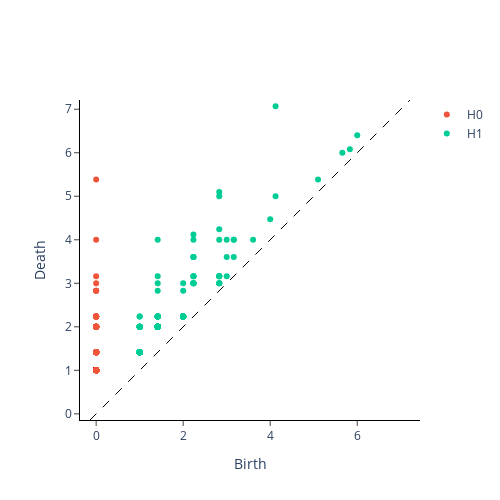

The cell this chart's notebook holds for it:
### Code cell
from gtda.homology import VietorisRipsPersistence
VR = VietorisRipsPersistence(n_jobs=-1)
PtCloudPers1 = VR.fit_transform(xypts1)
VR.plot(PtCloudPers1,0)

### Figure 1 — Plotly figure (JSON) as saved in the notebook; plotly's stock layout.template omitted (floating-point values rounded to 4 significant figures; data arrays with more than 128 entries replaced by an {"elided": "..."} marker saying what was removed)
{"data": [{"hoverinfo": "none", "line": {"color": "black", "dash": "dash", "width": 1}, "mode": "lines", "showlegend": false, "type": "scatter", "x": [-0.1414, 7.212], "y": [-0.1414, 7.212]}, {"hoverinfo": "text", "hovertext": {"elided": "897 str values"}, "mode": "markers", "name": "H0", "type": "scatter", "x": {"elided": "897 int values"}, "y": {"elided": "897 float values"}}, {"hoverinfo": "text", "hovertext": {"elided": "442 str values"}, "mode": "markers", "name": "H1", "type": "scatter", "x": {"elided": "442 float values"}, "y": {"elided": "442 float values"}}], "layout": {"height": 500, "plot_bgcolor": "white", "width": 500, "xaxis": {"autorange": false, "exponentformat": "e", "linecolor": "black", "linewidth": 1, "mirror": false, "range": [-0.1414, 7.212], "showexponent": "all", "showline": true, "side": "bottom", "ticks": "outside", "title": {"text": "Birth"}, "type": "linear", "zeroline": true}, "yaxis": {"autorange": false, "exponentformat": "e", "linecolor": "black", "linewidth": 1, "mirror": false, "range": [-0.1414, 7.212], "scaleanchor": "x", "scaleratio": 1, "showexponent": "all", "showline": true, "side": "left", "ticks": "outside", "title": {"text": "Death"}, "type": "linear", "zeroline": true}}}
